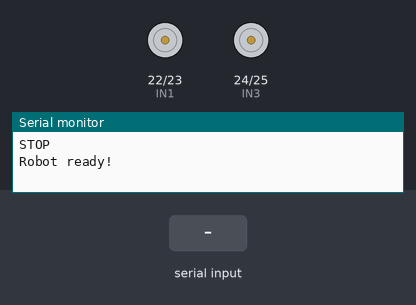
Bench run of a sketch on a simulated Arduino Mega 2560, built with avr-gcc and run on an emulated ATmega2560. Shown: motor-driver pin pairs drawn as motors (green arrow = first pin HIGH = forward, orange = second pin HIGH = backward, longer = more drive, scaled by the enable pin), the last lines printed to the serial monitor. The inputs (shaded band) are chosen by the test bench.

Above: at 1.2 s.
1.3 s: "MOVE:F\n" received over the second serial link
At 2.2 s:
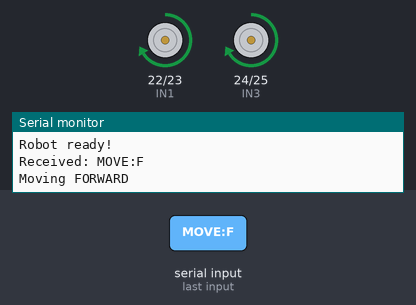
2.8 s: "MOVE:B\n" received over the second serial link
At 3.3 s:
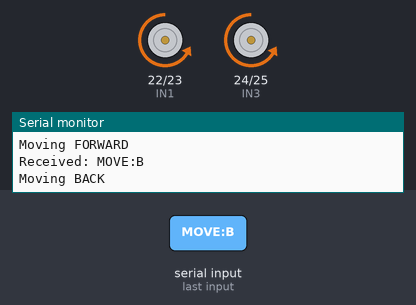
4.3 s: "MOVE:L\n" received over the second serial link
At 5.5 s:
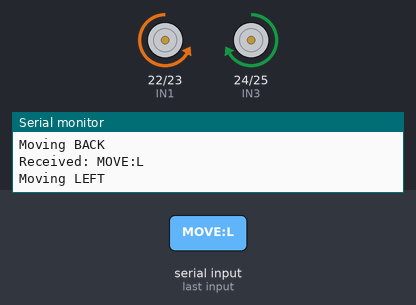
5.8 s: "MOVE:R\n" received over the second serial link
At 6.8 s:
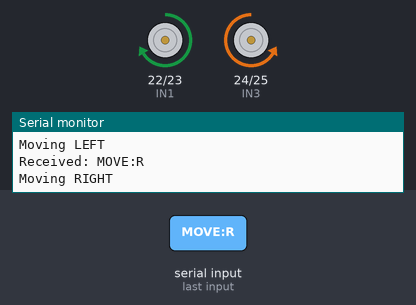
Timing chart, 0 to 8.3 s (numbered marks = the images above; inputs shaded):
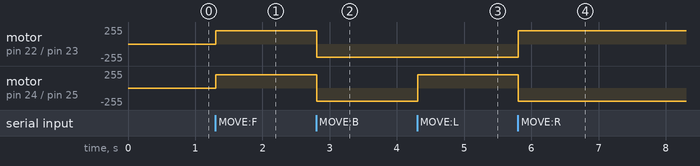

The sketch:

CONTROL_BAZA.ino
```cpp
#include <SoftwareSerial.h>

// ── Bluetooth (HC-05) ──────────────────
// Using Serial1 on Mega (pins 18=TX, 19=RX)

// ── Base Motors ────────────────────────
const int ENA = 2;   // Left side speed (PWM)
const int IN1 = 22;  // Left side direction
const int IN2 = 23;
const int ENB = 3;   // Right side speed (PWM)
const int IN3 = 24;  // Right side direction
const int IN4 = 25;

// ── Speed ──────────────────────────────
int leftSpeed  = 200;
int rightSpeed = 200;

// ── Incoming command ───────────────────
String incoming = "";

void setup() {
  Serial.begin(9600);
  Serial1.begin(9600); // HC-05 on pins 18(TX) 19(RX)

  // Motor pins
  pinMode(ENA, OUTPUT);
  pinMode(IN1, OUTPUT);
  pinMode(IN2, OUTPUT);
  pinMode(ENB, OUTPUT);
  pinMode(IN3, OUTPUT);
  pinMode(IN4, OUTPUT);

  stopBase();
  Serial.println("Robot ready!");
}

void loop() {
  while (Serial1.available()) {
    char c = Serial1.read();
    if (c == '\n') {
      incoming.trim();
      if (incoming.length() > 0) {
        Serial.println("Received: " + incoming);
        handleCommand(incoming);
        incoming = "";
      }
    } else {
      incoming += c;
    }
  }
}

void handleCommand(String cmd) {
  if      (cmd == "MOVE:F") moveForward();
  else if (cmd == "MOVE:B") moveBack();
  else if (cmd == "MOVE:L") moveLeft();
  else if (cmd == "MOVE:R") moveRight();
  else if (cmd == "MOVE:S") stopBase();
  else if (cmd.startsWith("SPD:")) parseSpeed(cmd.substring(4));
  else if (cmd.startsWith("ARM:")) Serial.println("ARM command received");
  else if (cmd == "BAT:?")  sendBattery();
}

// ── Movement ───────────────────────────

void moveForward() {
  // Left side forward
  analogWrite(ENA, leftSpeed);
  digitalWrite(IN1, HIGH);
  digitalWrite(IN2, LOW);
  // Right side forward
  analogWrite(ENB, rightSpeed);
  digitalWrite(IN3, HIGH);
  digitalWrite(IN4, LOW);
  Serial.println("Moving FORWARD");
}

void moveBack() {
  // Left side backward
  analogWrite(ENA, leftSpeed);
  digitalWrite(IN1, LOW);
  digitalWrite(IN2, HIGH);
  // Right side backward
  analogWrite(ENB, rightSpeed);
  digitalWrite(IN3, LOW);
  digitalWrite(IN4, HIGH);
  Serial.println("Moving BACK");
}

void moveLeft() {
  // Left side backward
  analogWrite(ENA, leftSpeed);
  digitalWrite(IN1, LOW);
  digitalWrite(IN2, HIGH);
  // Right side forward
  analogWrite(ENB, rightSpeed);
  digitalWrite(IN3, HIGH);
  digitalWrite(IN4, LOW);
  Serial.println("Moving LEFT");
}

void moveRight() {
  // Left side forward
  analogWrite(ENA, leftSpeed);
  digitalWrite(IN1, HIGH);
  digitalWrite(IN2, LOW);
  // Right side backward
  analogWrite(ENB, rightSpeed);
  digitalWrite(IN3, LOW);
  digitalWrite(IN4, HIGH);
  Serial.println("Moving RIGHT");
}

void stopBase() {
  analogWrite(ENA, 0);
  analogWrite(ENB, 0);
  digitalWrite(IN1, LOW);
  digitalWrite(IN2, LOW);
  digitalWrite(IN3, LOW);
  digitalWrite(IN4, LOW);
  Serial.println("STOP");
}

// ── Speed control ──────────────────────
// App sends: "SPD:200" for both sides
// or "SPD:150,200" for left,right individually

void parseSpeed(String data) {
  int comma = data.indexOf(',');
  if (comma == -1) {
    // Same speed for both sides
    int spd = constrain(data.toInt(), 0, 255);
    leftSpeed  = spd;
    rightSpeed = spd;
    Serial.println("Speed set to: " + String(spd));
  } else {
    // Individual speeds
    leftSpeed  = constrain(data.substring(0, comma).toInt(), 0, 255);
    rightSpeed = constrain(data.substring(comma + 1).toInt(), 0, 255);
    Serial.println("Left: " + String(leftSpeed) + " Right: " + String(rightSpeed));
  }
}

// ── Battery ────────────────────────────
void sendBattery() {
  int raw = analogRead(A0);
  int percent = map(raw, 600, 1023, 0, 100);
  percent = constrain(percent, 0, 100);
  Serial1.println("BAT:" + String(percent));
  Serial.println("Battery: " + String(percent) + "%");
}
```

Measured:
- after the input at 1.3 s, motor on pin 22 (IN1) / pin 23 (IN2), motor on pin 24 (IN3) / pin 25 (IN4): stopped → forward 200/255 at once
- after the input at 2.8 s, motor on pin 22 (IN1) / pin 23 (IN2), motor on pin 24 (IN3) / pin 25 (IN4): forward 200/255 → backward 200/255 at once
- after the input at 4.3 s, motor on pin 24 (IN3) / pin 25 (IN4): backward 200/255 → forward 200/255 at once
- after the input at 5.8 s, motor on pin 22 (IN1) / pin 23 (IN2): backward 200/255 → forward 200/255 at once; motor on pin 24 (IN3) / pin 25 (IN4): forward 200/255 → backward 200/255 at once
